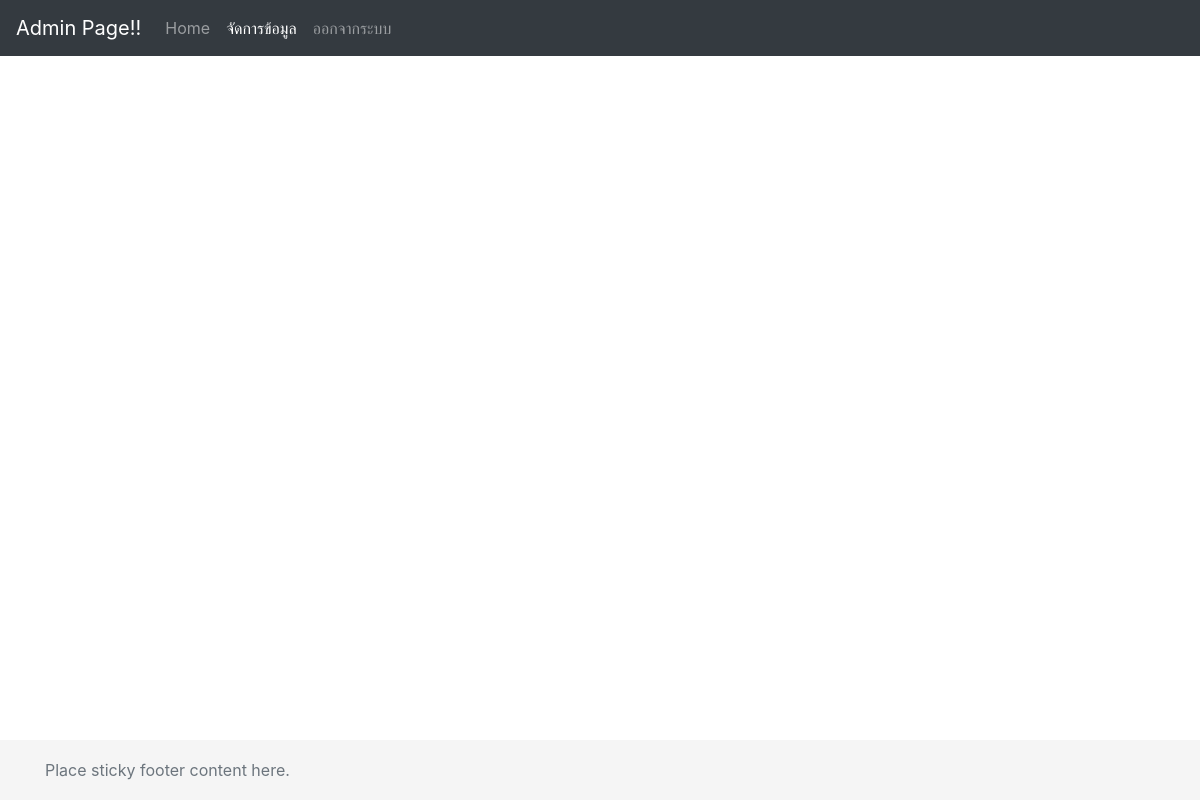
/admin/edit.data.php?id=00003 (signed in), run on an earlier commit of the app's database.
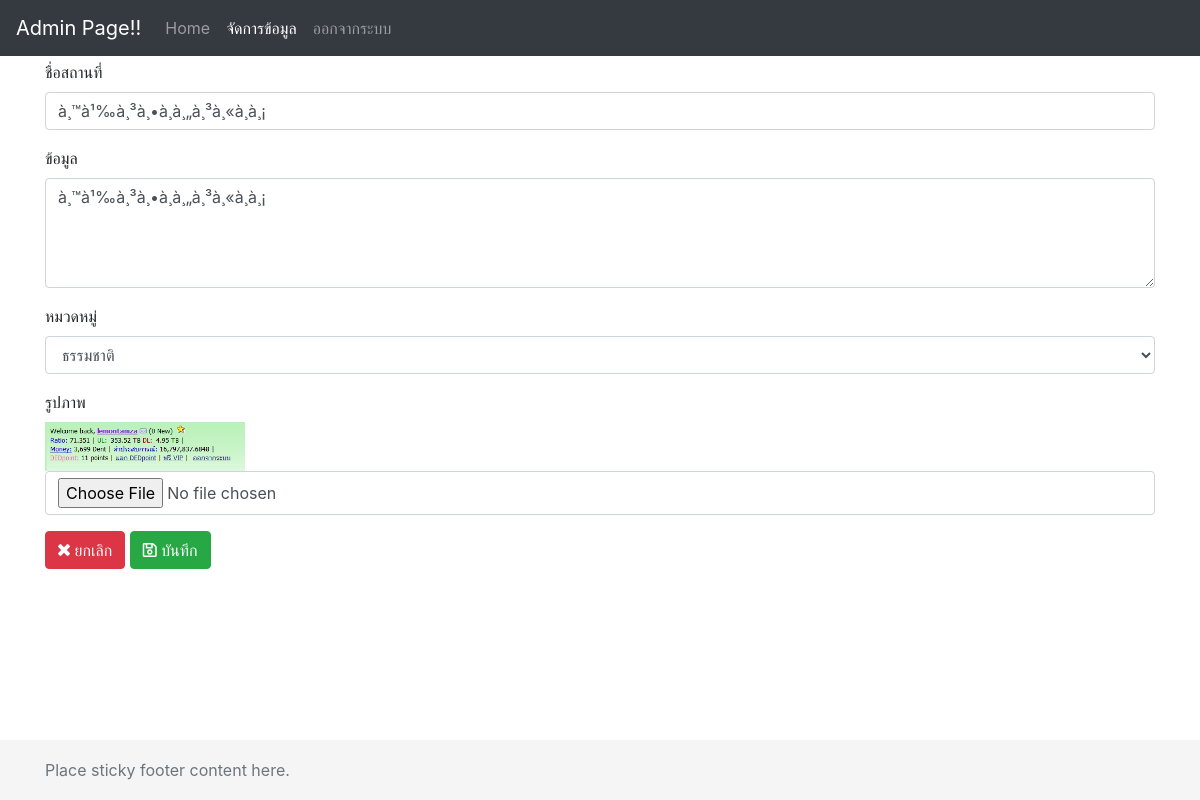
And on a later commit of the database.
### tables this page shows
CREATE TABLE `data` (
  `data_id` int(5) UNSIGNED ZEROFILL NOT NULL,
  `data_name` varchar(250) DEFAULT NULL,
  `data_detail` longtext,
  `data_pic` char(50) DEFAULT NULL,
  `data_category` char(10) DEFAULT NULL
);

### admin/edit.data.php (the view, shortened to what this page needs)
<?php
require('../include/config.inc.php');
$id = $_GET["id"];
$conn = mysqli_connect($server,$username,$password,$dbname);
$sql = "SELECT * FROM data WHERE data_id = '".$id."'";
$query = mysqli_query($conn,$sql);
?>
<!doctype html>
<html lang="en">
  <head>
    <link href="../css/bootstrap.min.css" rel="stylesheet">
		<link href="../css/fontawesome-all.min.css" rel="stylesheet">
    <link href="../css/sticky-footer-navbar.css" rel="stylesheet">
  </head>
  <body>
    <header>
      <nav class="navbar navbar-expand-md navbar-dark fixed-top bg-dark">
        <a class="navbar-brand" href="#">Admin Page!!</a>
        <div class="collapse navbar-collapse" id="navbarCollapse">
          <ul class="navbar-nav mr-auto">
            <li class="nav-item ">
              <a class="nav-link" href="admin.php">Home <span class="sr-only">(current)</span></a>
            </li>
            <li class="nav-item active">
              <a class="nav-link" href="datamanage.php">จัดการข้อมูล</a>
            </li>
            <li class="nav-item">
              <a class="nav-link" href="logout.php">ออกจากระบบ</a>
            </li>
          </ul>
        </div>
      </nav>
    </header>
    <main role="main" class="container">
      <?php
      while ($obj=mysqli_fetch_array($query,MYSQLI_ASSOC)){
      ?>
      <form action="edit.data.process.php" method="post" enctype="multipart/form-data">
        <div class="form-group">
          <label for="exampleInputEmail1">ชื่อสถานที่</label>
            <input type="text" class="form-control" name="dataname" value="<?php echo $obj['data_name']?>">
        </div>
        <div class="form-group">
          <label for="exampleInputPassword1">ข้อมูล</label>
            <textarea rows="4" cols="50" name="datadetail" class="form-control" ><?php echo $obj['data_detail']?></textarea>
        </div>
        <div class="form-group">
          <label for="exampleInputEmail1">หมวดหมู่</label>
          <select class="form-control" name="datacategory">
            <option value="nature" <?php if($obj['data_category']=='nature'){ echo "selected='selected'";}?>>ธรรมชาติ</option>
          </select>
        </div>
        <div class="form-group">
          <label for="exampleInputEmail1">รูปภาพ</label>
        </br><img src="../images/<?php echo $obj['data_pic']?>" width="200px" />
            <input type="file" name="fileToUpload" class="form-control" accept="image/*">
          </div>
          <a href="datamanage.php" class="btn btn-danger"><i class="fas fa-times"></i> ยกเลิก</a>
          <button type="submit" class="btn btn-success"><i class="far fa-save"></i> บันทึก</button>
        </form>
        <?php
      }
        ?>
      </main>
<footer class="footer">
  <div class="container">
    <span class="text-muted">Place sticky footer content here.</span>
  </div>
</footer>
  </body>
</html>

What changed in the data, as far as the page shows it:
added data: dataname "à¸™à¹‰à¸³à¸•à¸à¸„à¸³à¸«à¸­à¸¡", datadetail "à¸™à¹‰à¸³à¸•à¸à¸„à¸³à¸«à¸­à¸¡", datacategory "ธรรมชาติ", data_pic (picture)
